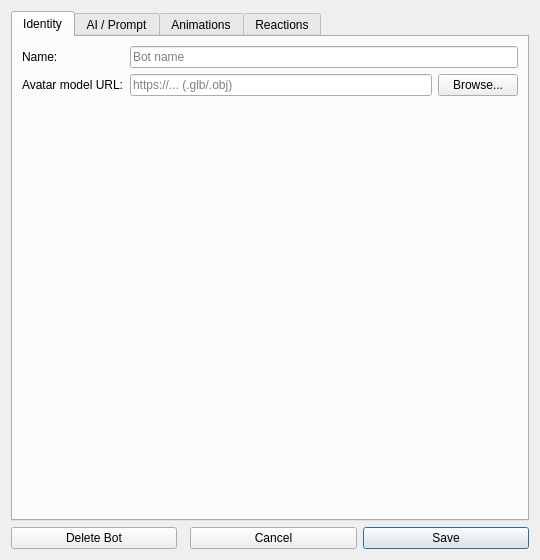
<?xml version="1.0" encoding="UTF-8"?>
<ui version="4.0">
 <class>BotSettingsDialog</class>
 <widget class="QDialog" name="BotSettingsDialog">
  <property name="windowTitle">
   <string>Bot Settings</string>
  </property>
  <property name="minimumSize">
   <size>
    <width>540</width>
    <height>560</height>
   </size>
  </property>
  <layout class="QVBoxLayout" name="mainLayout">
   <item>
    <widget class="QTabWidget" name="tabWidget">
     <!-- ======= Tab 1: Identity ======= -->
     <widget class="QWidget" name="tabIdentity">
      <attribute name="title">
       <string>Identity</string>
      </attribute>
      <layout class="QFormLayout" name="formIdentity">
       <item row="0" column="0">
        <widget class="QLabel" name="nameLabel">
         <property name="text"><string>Name:</string></property>
        </widget>
       </item>
       <item row="0" column="1">
        <widget class="QLineEdit" name="nameEdit">
         <property name="placeholderText"><string>Bot name</string></property>
        </widget>
       </item>
       <item row="1" column="0">
        <widget class="QLabel" name="avatarLabel">
         <property name="text"><string>Avatar model URL:</string></property>
        </widget>
       </item>
       <item row="1" column="1">
        <layout class="QHBoxLayout">
         <item>
          <widget class="QLineEdit" name="avatarURLEdit">
           <property name="placeholderText"><string>https://... (.glb/.obj)</string></property>
          </widget>
         </item>
         <item>
          <widget class="QPushButton" name="browseAvatarButton">
           <property name="text"><string>Browse...</string></property>
          </widget>
         </item>
        </layout>
       </item>
      </layout>
     </widget>
     <!-- ======= Tab 2: AI / Prompt ======= -->
     <widget class="QWidget" name="tabAI">
      <attribute name="title">
       <string>AI / Prompt</string>
      </attribute>
      <layout class="QVBoxLayout" name="layoutAI">
       <item>
        <widget class="QLabel" name="promptLabel">
         <property name="text"><string>System prompt (character, instructions):</string></property>
        </widget>
       </item>
       <item>
        <widget class="QPlainTextEdit" name="promptEdit">
         <property name="placeholderText">
          <string>You are a helpful assistant named Bot. You live in the Metasiberia virtual world...</string>
         </property>
        </widget>
       </item>
       <item>
        <widget class="QLabel" name="llmNoteLabel">
         <property name="text">
          <string>&lt;i&gt;LLM provider and API key are configured in server settings.&lt;/i&gt;</string>
         </property>
         <property name="wordWrap"><bool>true</bool></property>
        </widget>
       </item>
      </layout>
     </widget>
     <!-- ======= Tab 3: Animations ======= -->
     <widget class="QWidget" name="tabAnimations">
      <attribute name="title">
       <string>Animations</string>
      </attribute>
      <layout class="QFormLayout" name="formAnims">
       <item row="0" column="0" colspan="2">
        <widget class="QLabel"><property name="text"><string>&lt;b&gt;Greeting gesture&lt;/b&gt; (plays when a user approaches)</string></property></widget>
       </item>
       <item row="1" column="0"><widget class="QLabel"><property name="text"><string>Name:</string></property></widget></item>
       <item row="1" column="1"><widget class="QLineEdit" name="greetingNameEdit"><property name="placeholderText"><string>e.g. wave</string></property></widget></item>
       <item row="2" column="0"><widget class="QLabel"><property name="text"><string>URL:</string></property></widget></item>
       <item row="2" column="1">
        <layout class="QHBoxLayout">
         <item><widget class="QLineEdit" name="greetingURLEdit"/></item>
         <item><widget class="QPushButton" name="testGreetingButton"><property name="text"><string>Test</string></property></widget></item>
        </layout>
       </item>
       <item row="3" column="0"><widget class="QLabel"><property name="text"><string>Cooldown (s):</string></property></widget></item>
       <item row="3" column="1"><widget class="QDoubleSpinBox" name="greetingCooldownSpin"><property name="value"><double>30.0</double></property><property name="maximum"><double>3600.0</double></property></widget></item>

       <item row="4" column="0" colspan="2"><widget class="QLabel"><property name="text"><string>&lt;b&gt;Idle gesture&lt;/b&gt; (plays periodically)</string></property></widget></item>
       <item row="5" column="0"><widget class="QLabel"><property name="text"><string>Name:</string></property></widget></item>
       <item row="5" column="1"><widget class="QLineEdit" name="idleNameEdit"/></item>
       <item row="6" column="0"><widget class="QLabel"><property name="text"><string>URL:</string></property></widget></item>
       <item row="6" column="1">
        <layout class="QHBoxLayout">
         <item><widget class="QLineEdit" name="idleURLEdit"/></item>
         <item><widget class="QPushButton" name="testIdleButton"><property name="text"><string>Test</string></property></widget></item>
        </layout>
       </item>
       <item row="7" column="0"><widget class="QLabel"><property name="text"><string>Interval (s):</string></property></widget></item>
       <item row="7" column="1"><widget class="QDoubleSpinBox" name="idleIntervalSpin"><property name="value"><double>20.0</double></property><property name="maximum"><double>3600.0</double></property></widget></item>

       <item row="8" column="0" colspan="2"><widget class="QLabel"><property name="text"><string>&lt;b&gt;Reactive gesture&lt;/b&gt; (reaction to user actions)</string></property></widget></item>
       <item row="9" column="0"><widget class="QLabel"><property name="text"><string>Name:</string></property></widget></item>
       <item row="9" column="1"><widget class="QLineEdit" name="reactiveNameEdit"/></item>
       <item row="10" column="0"><widget class="QLabel"><property name="text"><string>URL:</string></property></widget></item>
       <item row="10" column="1">
        <layout class="QHBoxLayout">
         <item><widget class="QLineEdit" name="reactiveURLEdit"/></item>
         <item><widget class="QPushButton" name="testReactiveButton"><property name="text"><string>Test</string></property></widget></item>
        </layout>
       </item>
       <item row="11" column="0"><widget class="QLabel"><property name="text"><string>Cooldown (s):</string></property></widget></item>
       <item row="11" column="1"><widget class="QDoubleSpinBox" name="reactiveCooldownSpin"><property name="value"><double>15.0</double></property><property name="maximum"><double>3600.0</double></property></widget></item>
      </layout>
     </widget>
     <!-- ======= Tab 4: Reactions ======= -->
     <widget class="QWidget" name="tabReactions">
      <attribute name="title">
       <string>Reactions</string>
      </attribute>
      <layout class="QFormLayout" name="formReactions">
       <item row="0" column="0" colspan="2">
        <widget class="QLabel"><property name="text"><string>&lt;b&gt;Proximity reactions&lt;/b&gt;</string></property></widget>
       </item>
       <item row="1" column="0"><widget class="QLabel"><property name="text"><string>Greet when user within (m):</string></property></widget></item>
       <item row="1" column="1"><widget class="QDoubleSpinBox" name="greetDistSpin"><property name="value"><double>6.0</double></property><property name="maximum"><double>100.0</double></property><property name="singleStep"><double>0.5</double></property></widget></item>
       <item row="2" column="0"><widget class="QLabel"><property name="text"><string>Farewell when user beyond (m):</string></property></widget></item>
       <item row="2" column="1"><widget class="QDoubleSpinBox" name="farewellDistSpin"><property name="value"><double>10.0</double></property><property name="maximum"><double>100.0</double></property><property name="singleStep"><double>0.5</double></property></widget></item>
       <item row="3" column="0" colspan="2">
        <widget class="QLabel"><property name="text"><string>&lt;i&gt;Reaction to chat messages: bot automatically replies to messages within greeting distance.&lt;/i&gt;</string></property><property name="wordWrap"><bool>true</bool></property></widget>
       </item>
       <item row="4" column="0" colspan="2">
        <widget class="QLabel"><property name="text"><string>&lt;b&gt;Bot state&lt;/b&gt;</string></property></widget>
       </item>
       <item row="5" column="0"><widget class="QLabel"><property name="text"><string>Disabled (pause bot):</string></property></widget></item>
       <item row="5" column="1"><widget class="QCheckBox" name="disabledCheck"/></item>
      </layout>
     </widget>
    </widget>
   </item>
   <!-- Bottom buttons -->
   <item>
    <layout class="QHBoxLayout">
     <item>
      <widget class="QPushButton" name="deleteButton">
       <property name="text"><string>Delete Bot</string></property>
       <property name="toolTip"><string>Permanently delete this bot from the world</string></property>
      </widget>
     </item>
     <item>
      <spacer><property name="orientation"><enum>Qt::Horizontal</enum></property></spacer>
     </item>
     <item>
      <widget class="QPushButton" name="cancelButton">
       <property name="text"><string>Cancel</string></property>
      </widget>
     </item>
     <item>
      <widget class="QPushButton" name="saveButton">
       <property name="text"><string>Save</string></property>
       <property name="default"><bool>true</bool></property>
      </widget>
     </item>
    </layout>
   </item>
  </layout>
 </widget>
 <resources/>
 <connections/>
</ui>
